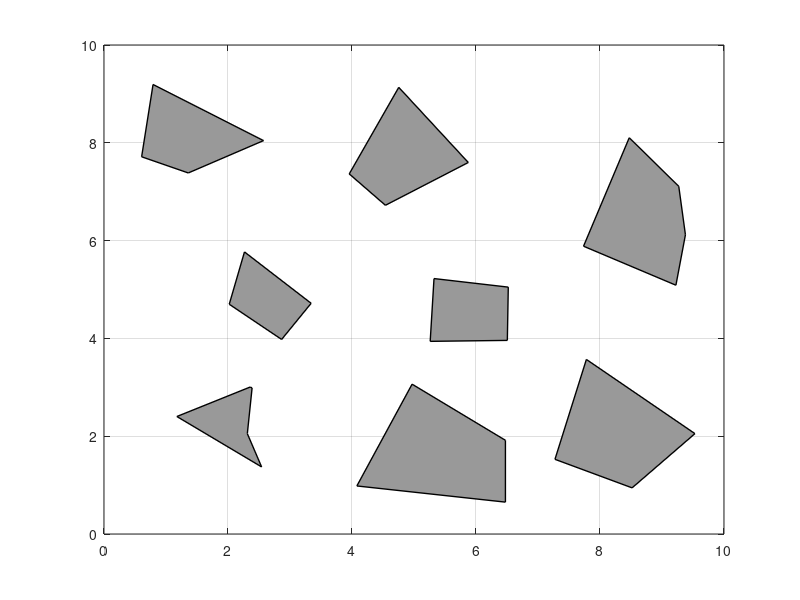

Reproduce this figure in MATLAB.
function [ax, Obstacles] = LoadObstacles
load('Obstacles.mat'); 
f = figure('Color', 'w', 'Position', [20 180 600 450]);
for n = 1:numel(Obstacles)
    obstacle = Obstacles{n};
    fill(obstacle(1,:), obstacle(2,:), [0.6,0.6,0.6], 'LineWidth', 1); hold on;
end
axis([0 10 0 10]);
hold on; grid on;
ax = gca
end